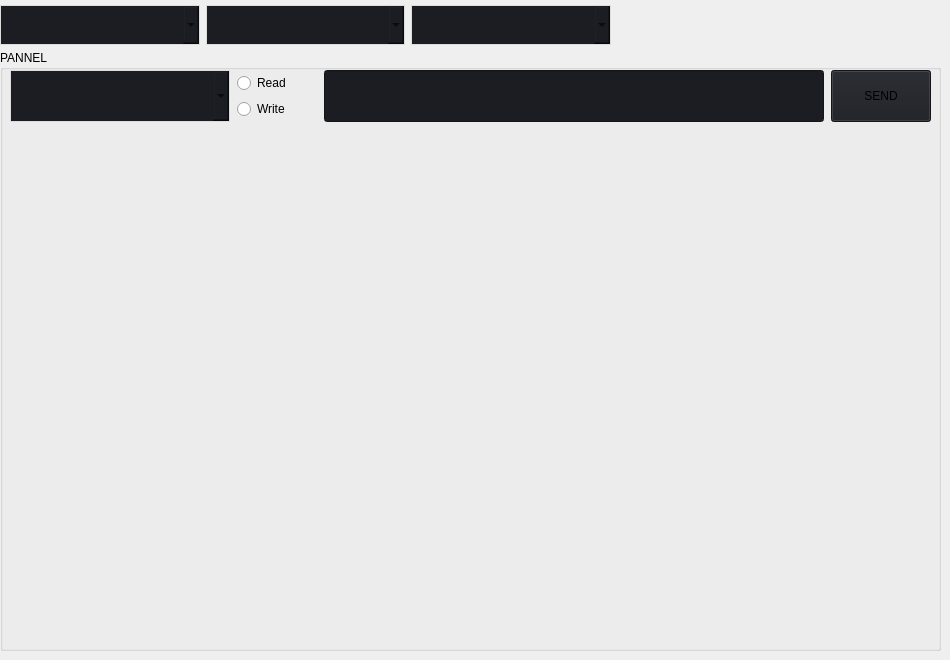
                     <widget class="QWidget" name="widgets_workspace">
                      <property name="styleSheet">
                       <string notr="true"/>
                      </property>
                      <widget class="QGroupBox" name="groupBox_pannel">
                       <property name="geometry">
                        <rect>
                         <x>0</x>
                         <y>50</y>
                         <width>941</width>
                         <height>601</height>
                        </rect>
                       </property>
                       <property name="title">
                        <string>PANNEL</string>
                       </property>
                       <widget class="QWidget" name="horizontalLayoutWidget">
                        <property name="geometry">
                         <rect>
                          <x>0</x>
                          <y>20</y>
                          <width>943</width>
                          <height>52</height>
                         </rect>
                        </property>
                        <layout class="QHBoxLayout" name="horizontalLayout_pannel_top">
                         <property name="spacing">
                          <number>3</number>
                         </property>
                         <property name="leftMargin">
                          <number>6</number>
                         </property>
                         <property name="rightMargin">
                          <number>6</number>
                         </property>
                         <item>
                          <widget class="QComboBox" name="comboBox_did">
                           <property name="sizePolicy">
                            <sizepolicy hsizetype="Fixed" vsizetype="Preferred">
                             <horstretch>0</horstretch>
                             <verstretch>0</verstretch>
                            </sizepolicy>
                           </property>
                           <property name="minimumSize">
                            <size>
                             <width>220</width>
                             <height>0</height>
                            </size>
                           </property>
                           <property name="styleSheet">
                            <string notr="true">background-color: rgb(27, 29, 35);
border: 1px solid rgb(220, 220, 220);
</string>
                           </property>
                          </widget>
                         </item>
                         <item>
                          <layout class="QVBoxLayout" name="verticalLayout_14">
                           <property name="spacing">
                            <number>3</number>
                           </property>
                           <item>
                            <widget class="QRadioButton" name="radioButton_read">
                             <property name="sizePolicy">
                              <sizepolicy hsizetype="Fixed" vsizetype="Fixed">
                               <horstretch>0</horstretch>
                               <verstretch>0</verstretch>
                              </sizepolicy>
                             </property>
                             <property name="minimumSize">
                              <size>
                               <width>40</width>
                               <height>0</height>
                              </size>
                             </property>
                             <property name="maximumSize">
                              <size>
                               <width>80</width>
                               <height>16777215</height>
                              </size>
                             </property>
                             <property name="text">
                              <string>Read</string>
                             </property>
                             <property name="autoExclusive">
                              <bool>false</bool>
                             </property>
                            </widget>
                           </item>
                           <item>
                            <widget class="QRadioButton" name="radioButton_write">
                             <property name="sizePolicy">
                              <sizepolicy hsizetype="Fixed" vsizetype="Fixed">
                               <horstretch>0</horstretch>
                               <verstretch>0</verstretch>
                              </sizepolicy>
                             </property>
                             <property name="minimumSize">
                              <size>
                               <width>40</width>
                               <height>0</height>
                              </size>
                             </property>
                             <property name="maximumSize">
                              <size>
                               <width>80</width>
                               <height>16777215</height>
                              </size>
                             </property>
                             <property name="text">
                              <string>Write</string>
                             </property>
                             <property name="autoExclusive">
                              <bool>false</bool>
                             </property>
                            </widget>
                           </item>
                          </layout>
                         </item>
                         <item>
                          <widget class="QLineEdit" name="lineEdit_cancmd">
                           <property name="sizePolicy">
                            <sizepolicy hsizetype="Fixed" vsizetype="Preferred">
                             <horstretch>0</horstretch>
                             <verstretch>0</verstretch>
                            </sizepolicy>
                           </property>
                           <property name="minimumSize">
                            <size>
                             <width>500</width>
                             <height>0</height>
                            </size>
                           </property>
                           <property name="styleSheet">
                            <string notr="true"> background-color: rgb(27, 29, 35);
</string>
                           </property>
                           <property name="readOnly">
                            <bool>true</bool>
                           </property>
                          </widget>
                         </item>
                         <item>
                          <widget class="QPushButton" name="btn_send">
                           <property name="sizePolicy">
                            <sizepolicy hsizetype="Fixed" vsizetype="Preferred">
                             <horstretch>0</horstretch>
                             <verstretch>0</verstretch>
                            </sizepolicy>
                           </property>
                           <property name="minimumSize">
                            <size>
                             <width>100</width>
                             <height>0</height>
                            </size>
                           </property>
                           <property name="styleSheet">
                            <string notr="true"> background-color: rgb(27, 29, 35);</string>
                           </property>
                           <property name="text">
                            <string>SEND</string>
                           </property>
                          </widget>
                         </item>
                        </layout>
                       </widget>
                       <widget class="QWidget" name="gridLayoutWidget">
                        <property name="geometry">
                         <rect>
                          <x>0</x>
                          <y>80</y>
                          <width>941</width>
                          <height>521</height>
                         </rect>
                        </property>
                        <layout class="QGridLayout" name="gridLayout_pannel_main">
                         <property name="leftMargin">
                          <number>3</number>
                         </property>
                         <property name="rightMargin">
                          <number>3</number>
                         </property>
                         <property name="bottomMargin">
                          <number>6</number>
                         </property>
                         <property name="spacing">
                          <number>0</number>
                         </property>
                        </layout>
                       </widget>
                      </widget>
                      <widget class="QWidget" name="gridLayoutWidget_2">
                       <property name="geometry">
                        <rect>
                         <x>0</x>
                         <y>0</y>
                         <width>611</width>
                         <height>51</height>
                        </rect>
                       </property>
                       <layout class="QGridLayout" name="gridLayout_3">
                        <property name="spacing">
                         <number>6</number>
                        </property>
                        <item row="0" column="0">
                         <widget class="QComboBox" name="comboBox_uds">
                          <property name="minimumSize">
                           <size>
                            <width>0</width>
                            <height>40</height>
                           </size>
                          </property>
                          <property name="font">
                           <font>
                            <family>Segoe UI</family>
                            <pointsize>10</pointsize>
                            <italic>false</italic>
                            <bold>false</bold>
                           </font>
                          </property>
                          <property name="mouseTracking">
                           <bool>true</bool>
                          </property>
                          <property name="acceptDrops">
                           <bool>false</bool>
                          </property>
                          <property name="styleSheet">
                           <string notr="true">background-color: rgb(27, 29, 35);
border: 1px solid rgb(220, 220, 220);
</string>
                          </property>
                         </widget>
                        </item>
                        <item row="0" column="1">
                         <widget class="QComboBox" name="comboBox_dll">
                          <property name="minimumSize">
                           <size>
                            <width>0</width>
                            <height>40</height>
                           </size>
                          </property>
                          <property name="styleSheet">
                           <string notr="true">background-color: rgb(27, 29, 35);
border: 1px solid rgb(220, 220, 220);</string>
                          </property>
                         </widget>
                        </item>
                        <item row="0" column="2">
                         <widget class="QComboBox" name="comboBox_can">
                          <property name="minimumSize">
                           <size>
                            <width>0</width>
                            <height>40</height>
                           </size>
                          </property>
                          <property name="styleSheet">
                           <string notr="true">background-color: rgb(27, 29, 35);
border: 1px solid rgb(220, 220, 220);</string>
                          </property>
                         </widget>
                        </item>
                       </layout>
                      </widget>
                     </widget>
